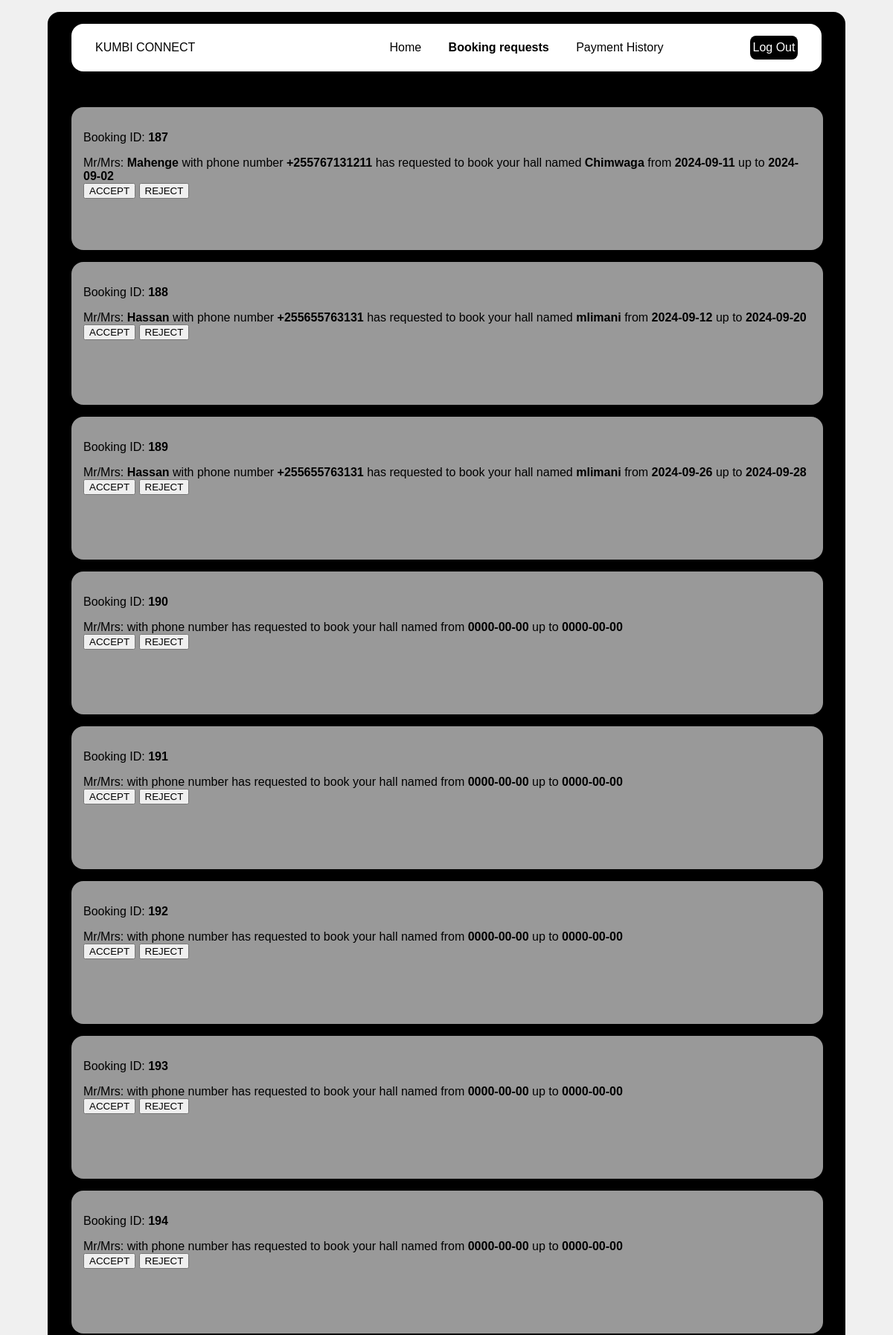
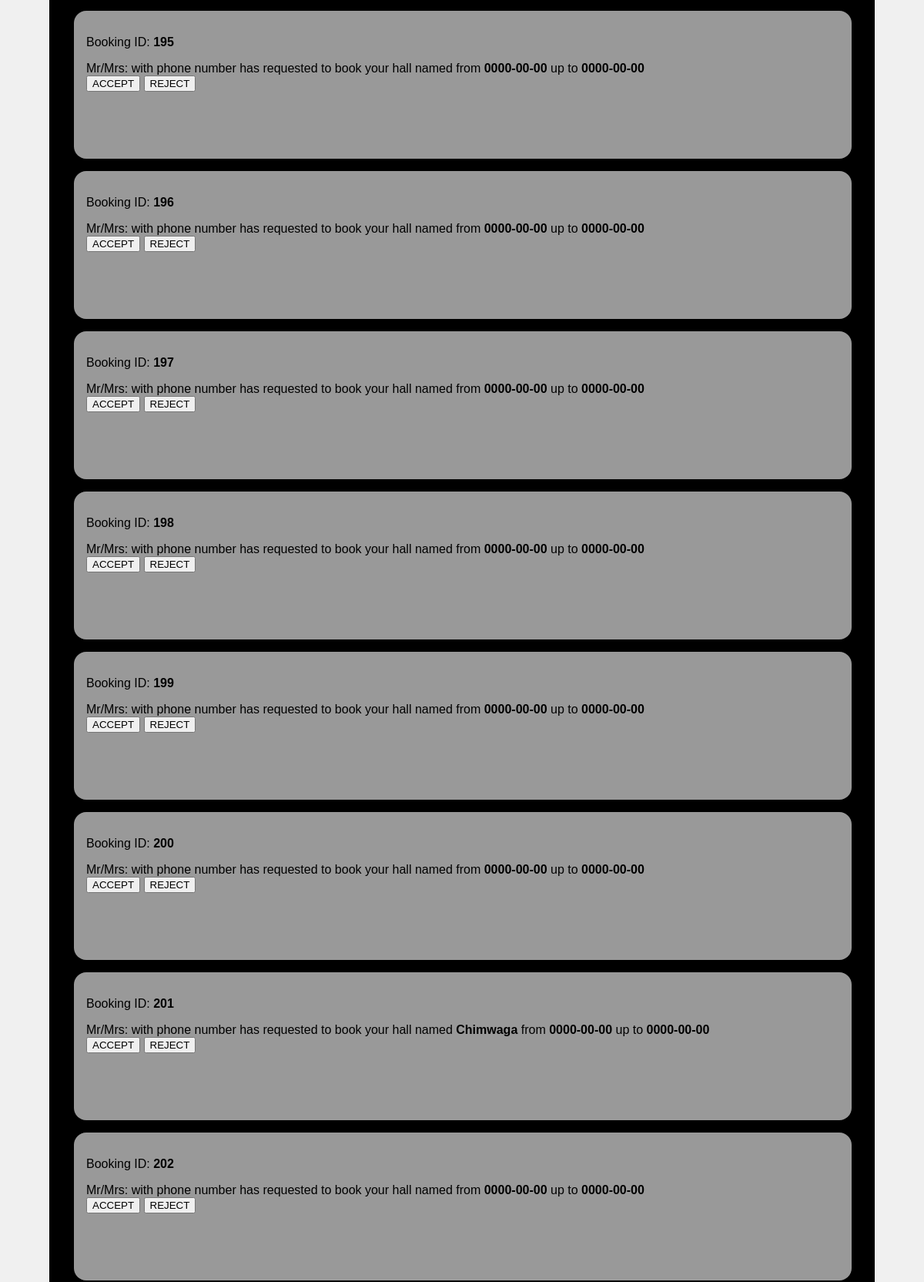
Page /BookingRequest.php (upper part) on the committed database (2 pictures, top to bottom).
### tables this page shows
CREATE TABLE `booking` (
  `booking_id` int(20) NOT NULL,
  `user_name` varchar(250) NOT NULL,
  `phone_number` varchar(13) NOT NULL,
  `hall_name` varchar(220) NOT NULL,
  `event_begin` date NOT NULL,
  `event_end` date NOT NULL,
  `status` varchar(255) NOT NULL
);

### BookingRequest.php (the view, shortened to what this page needs)
<!DOCTYPE html>
<html>
<head>
</head>
<body>
    <div class="wrapper">
      <section class="hero">
      <header>
        <a href="managerdashboard.html" class="logo">KUMBI CONNECT</a>
    <nav>
        <ul>
            <li><a href="ManagerDashboard.php">Home</a></li>
            <li><a href="BookingRequest.php"  class="active">Booking requests</a></li>
            <li><a href="receivable.php">Payment History</a></li>
            <li><a href="ManagerLogin.php" class="logout">Log Out</a></li>
        </ul>
    </nav>
    </header>
    <?php
                $servername = "localhost";
                $username = "root";
                $password = "";
                $dbname = "halldb";
                $conn = new mysqli($servername, $username, $password, $dbname);
                $sql = "SELECT booking_id, user_name, phone_number, hall_name, event_begin, event_end FROM booking";
                $result = $conn->query($sql);
                if ($result->num_rows > 0) {
                    while ($row = $result->fetch_assoc()) {
                        echo '<div class="booking-request">
                        <div class="left-col">
                        <p class="">Booking ID: <b>' . htmlspecialchars($row['booking_id']) . '</b></p>
                            <span class="user-name">Mr/Mrs: <b>' . htmlspecialchars($row['user_name']) . '</b> with phone number <b>' . htmlspecialchars($row['phone_number']) . '</b> has requested to book your hall named <b>' . htmlspecialchars($row['hall_name']) . '</b> from <b>' . htmlspecialchars($row['event_begin']) . '</b> up to <b>' . htmlspecialchars($row['event_end']) . '</b></span>
                        </div>
                        <form class="btns" action="process_booking.php" method="post">
                            <input type="hidden" name="booking_id" value="' . htmlspecialchars($row['booking_id']) . '">
                            <input type="hidden" name="user_name" value="' . htmlspecialchars($row['user_name']) . '">
                            <input type="hidden" name="phone_number" value="' . htmlspecialchars($row['phone_number']) . '">
                            <input type="hidden" name="hall_name" value="' . htmlspecialchars($row['hall_name']) . '">
                            <input type="hidden" name="event_begin" value="' . htmlspecialchars($row['event_begin']) . '">
                            <input type="hidden" name="event_end" value="' . htmlspecialchars($row['event_end']) . '">
                            <button type="submit" name="action" value="accept" class="booking-status">ACCEPT</button>
                            <button type="submit" name="action" value="reject" class="booking-status">REJECT</button>
                        </form>
                        </div>';
                    }
                } else {
                    echo "No Booking Request Found";
                }
                ?>
</section>
</div>
</body>
</html>

### BookingRequest.php (style rules this page uses)
html { font-family: "Poppins",sans-serif; }
body { background-color: rgb(240, 240, 240); margin:0; padding:0; }
.wrapper { padding:1rem 4rem; }
.active { font-weight: bolder; }
.hero { background-color: black; padding:7rem 2rem 1rem; border-radius:1rem; }
header { background-color:white; display: flex; flex-direction: row; justify-content: space-between; align-items: center; padding: 0 2rem; border-radius:1rem; position: fixed; top:2rem; left: 6rem; right:6rem; z-index: 100; }
.logo { text-decoration:none; color:black; }
header>nav>ul { list-style:none; display: inline-block; }
header>nav>ul>li { margin-left:2rem; display: inline-block; }
header>nav>ul>li>a { text-decoration: none; color: black; }
.logout { background-color: black; color:white; display:flex; align-items: center; justify-content: center; height:2rem; width:4rem; border-radius:0.5rem; margin-left: 5rem; }
.booking-request { width:97%; height:20vh; background-color: rgba(255, 255, 255, 0.6); padding:1rem 1rem; border-radius: 1rem; margin:1rem auto; }
.active, .demo:hover { opacity: 1; }

### rows in the picture
booking: booking_id "187", user_name "Mahenge", phone_number "+255767131211", hall_name "Chimwaga", event_begin "2024-09-11", event_end "2024-09-02"
booking: booking_id "188", user_name "Hassan", phone_number "+255655763131", hall_name "mlimani", event_begin "2024-09-12", event_end "2024-09-20"
booking: booking_id "189", user_name "Hassan", phone_number "+255655763131", hall_name "mlimani", event_begin "2024-09-26", event_end "2024-09-28"
booking: booking_id "190", event_begin "0000-00-00", event_end "0000-00-00"
booking: booking_id "191", event_begin "0000-00-00", event_end "0000-00-00"
booking: booking_id "192", event_begin "0000-00-00", event_end "0000-00-00"
booking: booking_id "193", event_begin "0000-00-00", event_end "0000-00-00"
booking: booking_id "194", event_begin "0000-00-00", event_end "0000-00-00"
booking: booking_id "195", event_begin "0000-00-00", event_end "0000-00-00"
booking: booking_id "196", event_begin "0000-00-00", event_end "0000-00-00"
booking: booking_id "197", event_begin "0000-00-00", event_end "0000-00-00"
booking: booking_id "198", event_begin "0000-00-00", event_end "0000-00-00"
booking: booking_id "199", event_begin "0000-00-00", event_end "0000-00-00"
booking: booking_id "200", event_begin "0000-00-00", event_end "0000-00-00"
booking: booking_id "201", hall_name "Chimwaga", event_begin "0000-00-00", event_end "0000-00-00"
booking: booking_id "202", event_begin "0000-00-00", event_end "0000-00-00"
